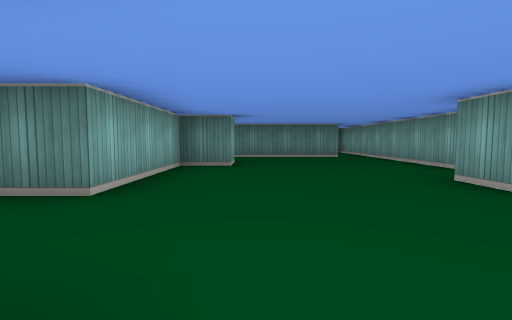
view 1 (above)

16 first-person views from a walk through a cub3D ray-caster map. The camera is about half as high as the walls, tilts 4° down and sees 85° across. The floor is counted in squares. Each view is taken from the middle of a square. On the plan, view 1 faces up. The plan holds only what a view shows up to about 9 squares ahead; the rest is blank.

view 2
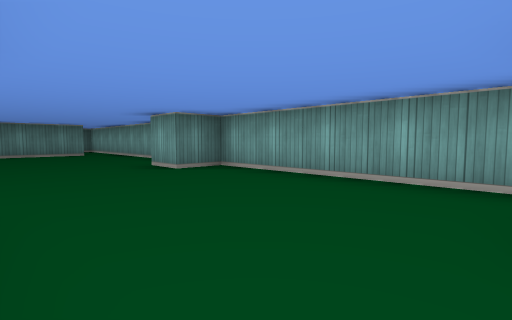

view 3
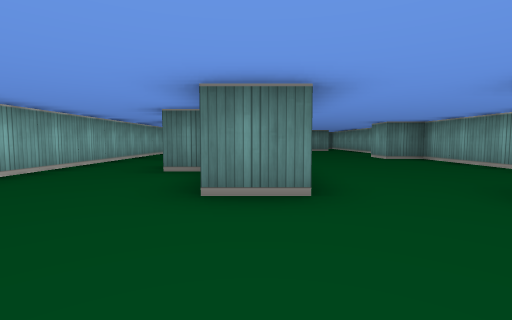

view 4
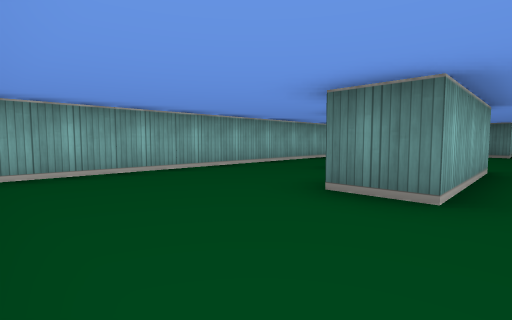

view 5
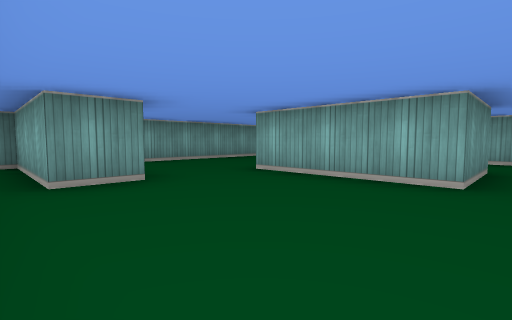

view 6
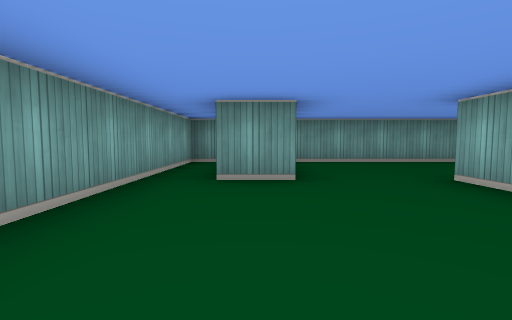

view 7
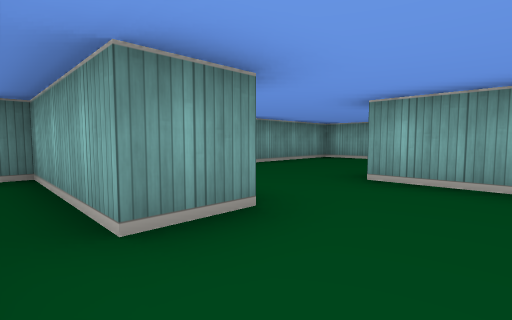

view 8
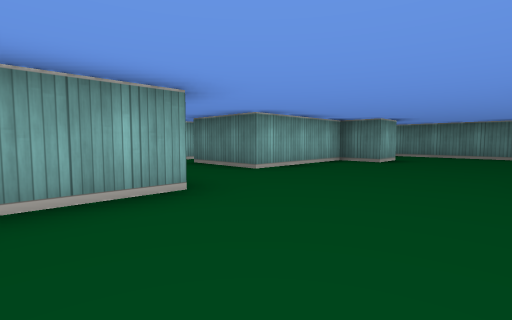

view 9
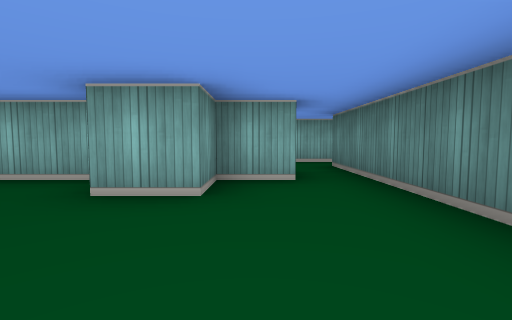

view 10
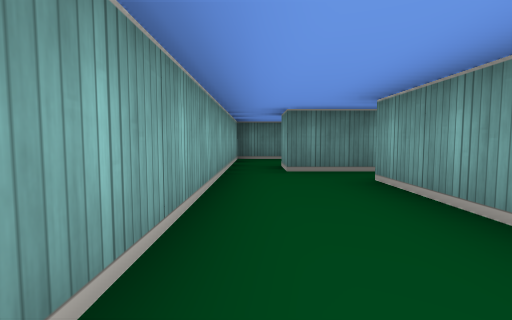

view 11
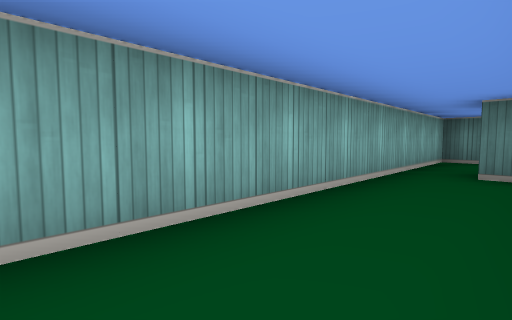

view 12
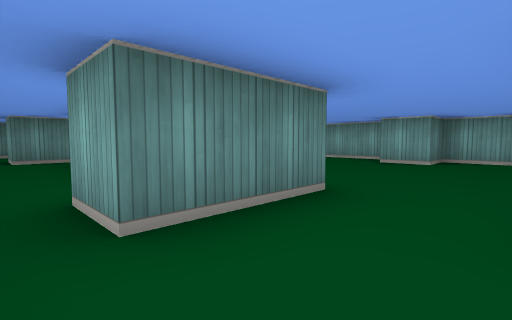

view 13
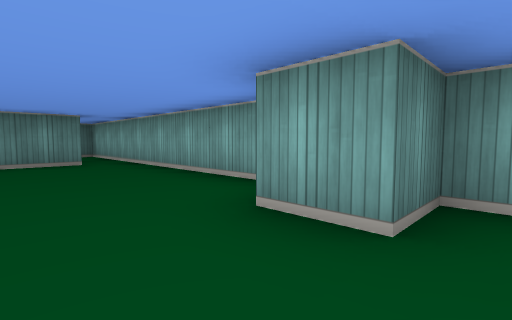

view 14
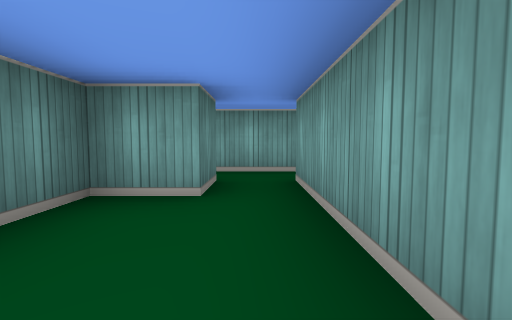

view 15
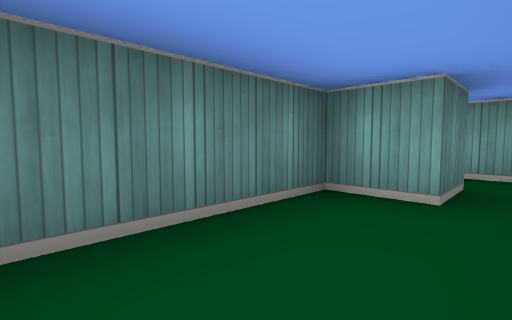

view 16
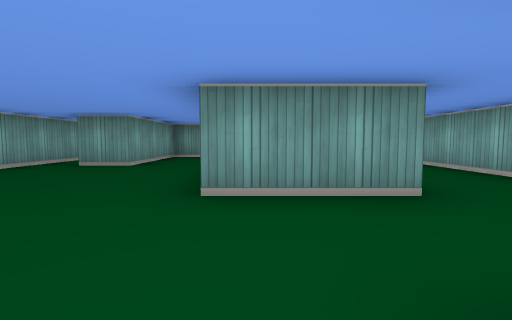

### Floor plan
Points are (right, up) in squares from view 1. A wall is a line through its corners. A room is listed if a view was taken in it or the views show most of it. See-through windows are left out.
Room 1 (views 1, 5, 6, 7, 8, 9, 13, 16)
walls: (3.5, 3.9) (3.5, 8.6); (-1.4, 0.5) (-0.5, 0.5) (-0.5, -1.5); (-1.5, 7.5) (-1.5, 6.5) (-0.5, 6.5) (-0.5, 5.5) (-1.5, 5.5) (-1.5, 2.5); (1.5, -2.5) (2.5, -2.5) (2.5, -5.5) (3.5, -5.5) (3.5, 2.5) (2.5, 2.5) (2.5, 3.5); (2.6, 8.5) (-1.5, 8.5)
ways out: opening at (-2, 1.5) to room 2; opening at (0.5, -2.5) to room 2; opening at (-2, 8) to room 3; opening at (3, 9) to room 4
Room 2 (views 2, 3, 4, 12)
walls: (-1.9, -0.5) (-2.5, -0.5); (-0.5, -1.5) (-0.5, -2.5) (-1.5, -2.5); (-2.6, 0.5) (-1.4, 0.5); (-1.5, 2.5) (-3.5, 2.5) (-3.5, 3.5); (-4.5, 3.5) (-4.5, -5.5) (1.5, -5.5) (1.5, -2.5)
ways out: opening at (-2, 1.5) to room 1; opening at (0.5, -2.5) to room 1; opening at (-4, 4) to room 3
Room 3 (views 10, 11)
walls: (-2.5, 5.5) (-2.5, 7.5); (-1.5, 8.5) (-3.5, 8.5) (-3.5, 9.5); (-4.5, 9.5) (-4.5, 3.5)
ways out: opening at (-2, 8) to room 1; opening at (-4, 4) to room 2; opening at (-4, 9)
Room 4 (views 14, 15)
walls: (-0.5, 9.5) (2.5, 9.5); (2.6, 10.5) (1.5, 10.5) (1.5, 11.5) (-1, 11.5); (3.5, 8.6) (3.5, 11.5)
ways out: opening at (3, 9) to room 1

Where each view was taken, in squares from view 1:
view 1: 0 up, 0 right, facing up
view 2: 2 down, 0 right, facing up-right
view 3: 5 down, 1 left, facing up
view 4: 5 down, 0 right, facing up-left
view 5: 1 up, 3 right, facing down-left
view 6: 1 up, 2 right, facing down
view 7: 1 down, 3 right, facing down-left
view 8: 1 down, 2 right, facing up-left
view 9: 7 up, 2 right, facing left
view 10: 4 up, 4 left, facing up
view 11: 4 up, 3 left, facing up-left
view 12: 1 up, 4 left, facing up-right
view 13: 2 up, 1 right, facing up-right
view 14: 10 up, 1 left, facing right
view 15: 10 up, 1 left, facing up-right
view 16: 3 up, 1 left, facing down
